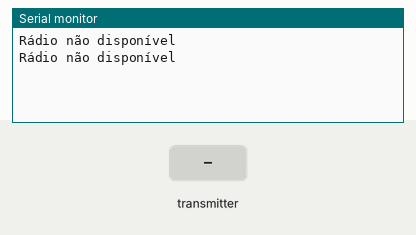
Simulated run of this sketch. Board: Arduino Uno, built with avr-gcc and run on an emulated ATmega328P. Shown: the last lines printed to the serial monitor. The inputs (shaded band) are chosen by the test bench. No radio packets arrive unless stated.

Above: at 1.8 s.
1.9 s: the transmitter starts sending joystick.0 = 0
At 2.8 s:
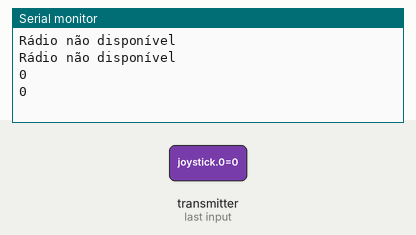
4.5 s: the transmitter starts sending joystick.1 = 256
At 5.8 s:
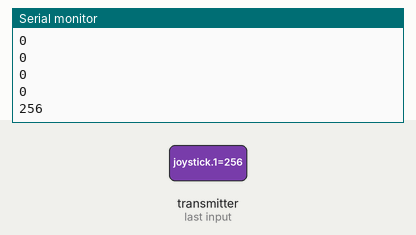
6.0 s: the transmitter starts sending joystick.0 = 512
7.5 s: the transmitter starts sending joystick.1 = 1023
At 8.8 s:
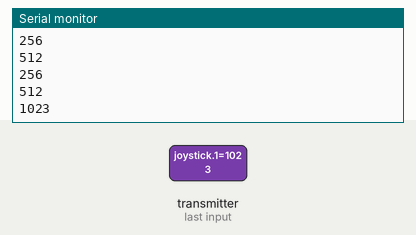
Timing chart, 0 to 10.0 s (numbered marks = the images above; inputs shaded):
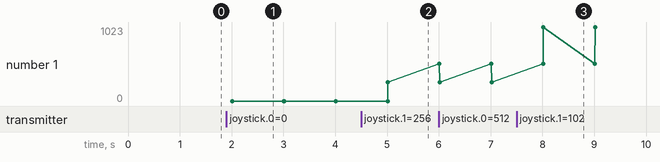

Measured:
- after the input at 1.9 s, the serial monitor: prints a new line after 0.11 s (image 1)
- after the input at 4.5 s, the serial monitor: prints a new line after 0.51 s (image 2)
- after the input at 7.5 s, the serial monitor: prints a new line after 0.52 s (image 3)
- plotted number 1: 0 → 256 after the input at 4.5 s, 256 → 1023 after the input at 7.5 s

The sketch:

ReceptorSemFio.ino
```cpp
#include <SPI.h>
#include "nRF24L01.h"
#include "RF24.h"

int joystick[2];

RF24 radio(9,10);
const uint64_t pipe = 0xE8E8F0F0E1LL;

void setup(void)
{
  Serial.begin(9600);
  radio.begin();
  radio.openReadingPipe(1,pipe);
  radio.startListening();
}

void loop(void)
{
  if ( radio.available() )
  {
    bool done = false;
    while (!done)
    {
      done = radio.read( joystick, sizeof(joystick) );
      Serial.println(joystick[0]);
      Serial.println(joystick[1]);
    }
  }
  else
  {
    Serial.println("Rádio não disponível");
  }
  // Delay para facilitar a visualização das informações no serial monitor
  delay(1000);
}
```
